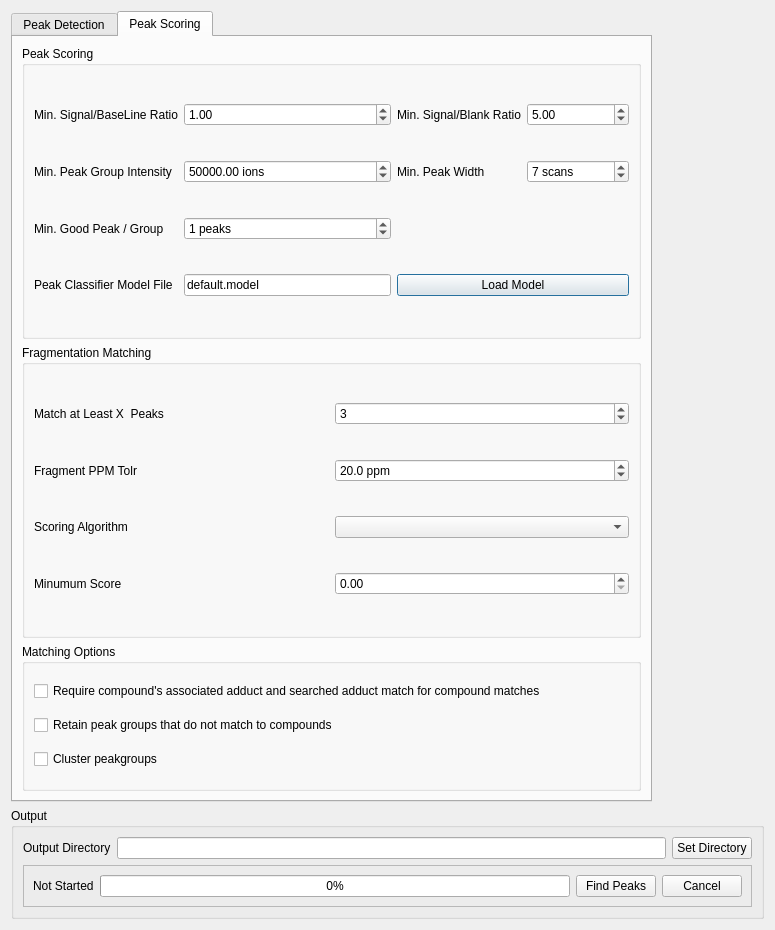
<?xml version="1.0" encoding="UTF-8"?>
<ui version="4.0">
 <class>PeakDetectionDialog</class>
 <widget class="QDialog" name="PeakDetectionDialog">
  <property name="geometry">
   <rect>
    <x>0</x>
    <y>0</y>
    <width>775</width>
    <height>930</height>
   </rect>
  </property>
  <property name="sizePolicy">
   <sizepolicy hsizetype="Minimum" vsizetype="Minimum">
    <horstretch>0</horstretch>
    <verstretch>0</verstretch>
   </sizepolicy>
  </property>
  <property name="windowTitle">
   <string>Peak Detection</string>
  </property>
  <layout class="QGridLayout" name="gridLayout_8">
   <item row="3" column="1" alignment="Qt::AlignLeft">
    <widget class="QTabWidget" name="tabWidget">
     <property name="currentIndex">
      <number>1</number>
     </property>
     <widget class="QWidget" name="tabPeakDetection">
      <attribute name="title">
       <string>Peak Detection</string>
      </attribute>
      <layout class="QGridLayout" name="gridLayout_10">
       <property name="bottomMargin">
        <number>16</number>
       </property>
       <item row="5" column="1" rowspan="4">
        <widget class="QGroupBox" name="dbOptions">
         <property name="title">
          <string>Compound Database</string>
         </property>
         <layout class="QGridLayout" name="gridLayout_2">
          <item row="0" column="1">
           <widget class="QComboBox" name="compoundDatabase"/>
          </item>
          <item row="0" column="0">
           <widget class="QLabel" name="label_3">
            <property name="text">
             <string>Compound Subset</string>
            </property>
           </widget>
          </item>
          <item row="5" column="0">
           <widget class="QLabel" name="label_11">
            <property name="text">
             <string>EIC Extraction Window  +/- PPM </string>
            </property>
           </widget>
          </item>
          <item row="6" column="0">
           <widget class="QLabel" name="label_4">
            <property name="text">
             <string>Compound Retention Time Matching Window</string>
            </property>
           </widget>
          </item>
          <item row="7" column="1">
           <widget class="QComboBox" name="peakGroupCompoundMatchPolicyBox">
            <item>
             <property name="text">
              <string>All matches</string>
             </property>
            </item>
            <item>
             <property name="text">
              <string>All matches with highest MS2 score</string>
             </property>
            </item>
            <item>
             <property name="text">
              <string>One match with highest MS2 score (earliest alphabetically)</string>
             </property>
            </item>
           </widget>
          </item>
          <item row="7" column="0">
           <widget class="QLabel" name="label_16">
            <property name="text">
             <string>Peak Group &lt;--&gt; Compound Matching Policy</string>
            </property>
           </widget>
          </item>
          <item row="5" column="1">
           <widget class="QDoubleSpinBox" name="compoundPPMWindow">
            <property name="suffix">
             <string> ppm</string>
            </property>
            <property name="maximum">
             <double>1000000.000000000000000</double>
            </property>
            <property name="value">
             <double>20.000000000000000</double>
            </property>
           </widget>
          </item>
          <item row="6" column="1">
           <widget class="QDoubleSpinBox" name="compoundRTWindow">
            <property name="prefix">
             <string/>
            </property>
            <property name="suffix">
             <string> min</string>
            </property>
            <property name="maximum">
             <double>999999999.000000000000000</double>
            </property>
            <property name="singleStep">
             <double>0.500000000000000</double>
            </property>
            <property name="value">
             <double>2.000000000000000</double>
            </property>
           </widget>
          </item>
          <item row="3" column="0">
           <widget class="QCheckBox" name="matchRt">
            <property name="text">
             <string>Match Retention Times</string>
            </property>
            <property name="checked">
             <bool>false</bool>
            </property>
           </widget>
          </item>
          <item row="3" column="1">
           <widget class="QCheckBox" name="compoundMustHaveMS2">
            <property name="text">
             <string>Must Have MS2</string>
            </property>
           </widget>
          </item>
         </layout>
        </widget>
       </item>
       <item row="1" column="1" rowspan="2">
        <widget class="QGroupBox" name="featureOptions">
         <property name="enabled">
          <bool>true</bool>
         </property>
         <property name="statusTip">
          <string/>
         </property>
         <property name="autoFillBackground">
          <bool>false</bool>
         </property>
         <property name="title">
          <string>Feature Detection</string>
         </property>
         <property name="flat">
          <bool>false</bool>
         </property>
         <property name="checkable">
          <bool>false</bool>
         </property>
         <layout class="QGridLayout" name="gridLayout">
          <item row="0" column="0">
           <widget class="QLabel" name="label_7">
            <property name="text">
             <string>Mass Domain Resolution (ppm)</string>
            </property>
           </widget>
          </item>
          <item row="0" column="1">
           <widget class="QDoubleSpinBox" name="ppmStep">
            <property name="decimals">
             <number>3</number>
            </property>
            <property name="maximum">
             <double>1000000000.000000000000000</double>
            </property>
            <property name="singleStep">
             <double>1.000000000000000</double>
            </property>
            <property name="value">
             <double>20.000000000000000</double>
            </property>
           </widget>
          </item>
          <item row="4" column="1">
           <widget class="QDoubleSpinBox" name="rtStep">
            <property name="statusTip">
             <string>mz-rt matrix binning</string>
            </property>
            <property name="prefix">
             <string/>
            </property>
            <property name="suffix">
             <string> scans</string>
            </property>
            <property name="decimals">
             <number>0</number>
            </property>
            <property name="minimum">
             <double>1.000000000000000</double>
            </property>
            <property name="maximum">
             <double>1000000.000000000000000</double>
            </property>
            <property name="singleStep">
             <double>5.000000000000000</double>
            </property>
            <property name="value">
             <double>10.000000000000000</double>
            </property>
           </widget>
          </item>
          <item row="5" column="1">
           <widget class="QCheckBox" name="featureMatchRts">
            <property name="text">
             <string>Match Retention Times</string>
            </property>
           </widget>
          </item>
          <item row="4" column="0">
           <widget class="QLabel" name="label">
            <property name="text">
             <string>Time Domain Resolution (scans)</string>
            </property>
           </widget>
          </item>
          <item row="7" column="0">
           <widget class="QCheckBox" name="reportIsotopes">
            <property name="text">
             <string>Report Isotopic Peaks</string>
            </property>
            <property name="checked">
             <bool>false</bool>
            </property>
           </widget>
          </item>
          <item row="5" column="0">
           <widget class="QCheckBox" name="featureMustHaveMs2">
            <property name="text">
             <string>Must Have MS2</string>
            </property>
            <property name="checked">
             <bool>true</bool>
            </property>
           </widget>
          </item>
         </layout>
        </widget>
       </item>
       <item row="3" column="1" rowspan="2">
        <widget class="QGroupBox" name="eicOptions">
         <property name="enabled">
          <bool>true</bool>
         </property>
         <property name="title">
          <string>EIC Processing</string>
         </property>
         <layout class="QGridLayout" name="gridLayout_5">
          <item row="3" column="1">
           <widget class="QSpinBox" name="baseline_quantile">
            <property name="suffix">
             <string> %</string>
            </property>
            <property name="prefix">
             <string/>
            </property>
            <property name="maximum">
             <number>100</number>
            </property>
            <property name="value">
             <number>80</number>
            </property>
           </widget>
          </item>
          <item row="2" column="0">
           <widget class="QLabel" name="label_14">
            <property name="text">
             <string>Peak Grouping (Max Group Rt Difference)</string>
            </property>
           </widget>
          </item>
          <item row="2" column="1">
           <widget class="QDoubleSpinBox" name="grouping_maxRtDiff">
            <property name="suffix">
             <string> min</string>
            </property>
            <property name="maximum">
             <double>1000000.000000000000000</double>
            </property>
            <property name="singleStep">
             <double>0.100000000000000</double>
            </property>
            <property name="value">
             <double>0.500000000000000</double>
            </property>
           </widget>
          </item>
          <item row="4" column="0">
           <widget class="QLabel" name="label_8">
            <property name="text">
             <string>Baseline Smoothing </string>
            </property>
           </widget>
          </item>
          <item row="0" column="1">
           <widget class="QSpinBox" name="eic_smoothingWindow">
            <property name="suffix">
             <string> scans</string>
            </property>
            <property name="prefix">
             <string/>
            </property>
            <property name="minimum">
             <number>1</number>
            </property>
            <property name="maximum">
             <number>1000000</number>
            </property>
            <property name="singleStep">
             <number>1</number>
            </property>
            <property name="value">
             <number>10</number>
            </property>
           </widget>
          </item>
          <item row="4" column="1">
           <widget class="QSpinBox" name="baseline_smoothing">
            <property name="suffix">
             <string> scans</string>
            </property>
            <property name="maximum">
             <number>1000000</number>
            </property>
            <property name="value">
             <number>5</number>
            </property>
           </widget>
          </item>
          <item row="0" column="0">
           <widget class="QLabel" name="label_13">
            <property name="text">
             <string>EIC Smoothing</string>
            </property>
           </widget>
          </item>
          <item row="3" column="0">
           <widget class="QLabel" name="label_15">
            <property name="text">
             <string>Drop top x%  intensities from chromatogram</string>
            </property>
           </widget>
          </item>
         </layout>
        </widget>
       </item>
       <item row="0" column="1">
        <widget class="QGroupBox" name="grpMassSlicingMethod">
         <property name="enabled">
          <bool>true</bool>
         </property>
         <property name="sizePolicy">
          <sizepolicy hsizetype="Preferred" vsizetype="Minimum">
           <horstretch>0</horstretch>
           <verstretch>0</verstretch>
          </sizepolicy>
         </property>
         <property name="title">
          <string>Mass Slicing Method</string>
         </property>
         <layout class="QGridLayout" name="gridLayout_13">
          <item row="0" column="0">
           <widget class="QLabel" name="lblMassSlicingMethod">
            <property name="text">
             <string>Description of Mass Slicing Method.</string>
            </property>
           </widget>
          </item>
          <item row="0" column="1">
           <widget class="QCheckBox" name="excludeIsotopicPeaks">
            <property name="text">
             <string>Exclude Isotopic Peaks</string>
            </property>
            <property name="checked">
             <bool>true</bool>
            </property>
           </widget>
          </item>
         </layout>
        </widget>
       </item>
      </layout>
     </widget>
     <widget class="QWidget" name="tabPeakScoring">
      <attribute name="title">
       <string>Peak Scoring</string>
      </attribute>
      <layout class="QGridLayout" name="gridLayout_11">
       <item row="0" column="0" rowspan="2">
        <widget class="QGroupBox" name="grpPeakScoring">
         <property name="title">
          <string>Peak Scoring</string>
         </property>
         <layout class="QGridLayout" name="gridLayout_3">
          <item row="6" column="2" colspan="2">
           <widget class="QPushButton" name="loadModelButton">
            <property name="text">
             <string>Load Model</string>
            </property>
           </widget>
          </item>
          <item row="3" column="0">
           <widget class="QLabel" name="label_6">
            <property name="text">
             <string>Min. Signal/BaseLine Ratio</string>
            </property>
           </widget>
          </item>
          <item row="3" column="2">
           <widget class="QLabel" name="label_9">
            <property name="text">
             <string>Min. Signal/Blank Ratio</string>
            </property>
           </widget>
          </item>
          <item row="4" column="3">
           <widget class="QSpinBox" name="minNoNoiseObs">
            <property name="suffix">
             <string> scans</string>
            </property>
            <property name="minimum">
             <number>1</number>
            </property>
            <property name="maximum">
             <number>1000000000</number>
            </property>
            <property name="value">
             <number>7</number>
            </property>
           </widget>
          </item>
          <item row="4" column="0">
           <widget class="QLabel" name="label_10">
            <property name="text">
             <string>Min. Peak Group Intensity</string>
            </property>
           </widget>
          </item>
          <item row="4" column="2">
           <widget class="QLabel" name="label_12">
            <property name="text">
             <string>Min. Peak Width</string>
            </property>
           </widget>
          </item>
          <item row="5" column="0">
           <widget class="QLabel" name="label_5">
            <property name="text">
             <string>Min. Good Peak / Group</string>
            </property>
           </widget>
          </item>
          <item row="6" column="1">
           <widget class="QLineEdit" name="classificationModelFilename">
            <property name="text">
             <string>default.model</string>
            </property>
           </widget>
          </item>
          <item row="6" column="0">
           <widget class="QLabel" name="label_100">
            <property name="text">
             <string>Peak Classifier Model File</string>
            </property>
           </widget>
          </item>
          <item row="4" column="1">
           <widget class="QDoubleSpinBox" name="minGroupIntensity">
            <property name="suffix">
             <string> ions</string>
            </property>
            <property name="maximum">
             <double>999999999.000000000000000</double>
            </property>
            <property name="singleStep">
             <double>10000.000000000000000</double>
            </property>
            <property name="value">
             <double>50000.000000000000000</double>
            </property>
           </widget>
          </item>
          <item row="3" column="3">
           <widget class="QDoubleSpinBox" name="sigBlankRatio">
            <property name="maximum">
             <double>9999999999.000000000000000</double>
            </property>
            <property name="singleStep">
             <double>0.010000000000000</double>
            </property>
            <property name="value">
             <double>5.000000000000000</double>
            </property>
           </widget>
          </item>
          <item row="5" column="1">
           <widget class="QSpinBox" name="minGoodGroupCount">
            <property name="suffix">
             <string> peaks</string>
            </property>
            <property name="maximum">
             <number>100000000</number>
            </property>
            <property name="value">
             <number>1</number>
            </property>
           </widget>
          </item>
          <item row="3" column="1">
           <widget class="QDoubleSpinBox" name="sigBaselineRatio">
            <property name="maximum">
             <double>9999999999.000000000000000</double>
            </property>
            <property name="singleStep">
             <double>0.010000000000000</double>
            </property>
            <property name="value">
             <double>1.000000000000000</double>
            </property>
           </widget>
          </item>
         </layout>
        </widget>
       </item>
       <item row="2" column="0" rowspan="2">
        <widget class="QGroupBox" name="grpFragMatching">
         <property name="title">
          <string>Fragmentation Matching</string>
         </property>
         <layout class="QGridLayout" name="gridLayout_9">
          <item row="0" column="0">
           <widget class="QLabel" name="label_19">
            <property name="text">
             <string>Match at Least X  Peaks</string>
            </property>
           </widget>
          </item>
          <item row="4" column="1">
           <widget class="QDoubleSpinBox" name="fragMinScore">
            <property name="maximum">
             <double>10000000.000000000000000</double>
            </property>
           </widget>
          </item>
          <item row="3" column="1">
           <widget class="QComboBox" name="fragScoringAlgorithm"/>
          </item>
          <item row="3" column="0">
           <widget class="QLabel" name="label_18">
            <property name="text">
             <string>Scoring Algorithm</string>
            </property>
           </widget>
          </item>
          <item row="1" column="0">
           <widget class="QLabel" name="label_17">
            <property name="text">
             <string>Fragment PPM Tolr</string>
            </property>
           </widget>
          </item>
          <item row="1" column="1">
           <widget class="QDoubleSpinBox" name="productPpmTolr">
            <property name="prefix">
             <string/>
            </property>
            <property name="suffix">
             <string> ppm</string>
            </property>
            <property name="decimals">
             <number>1</number>
            </property>
            <property name="minimum">
             <double>0.100000000000000</double>
            </property>
            <property name="maximum">
             <double>10000.000000000000000</double>
            </property>
            <property name="singleStep">
             <double>1.000000000000000</double>
            </property>
            <property name="value">
             <double>20.000000000000000</double>
            </property>
           </widget>
          </item>
          <item row="0" column="1">
           <widget class="QSpinBox" name="fragMinPeaks">
            <property name="suffix">
             <string/>
            </property>
            <property name="prefix">
             <string/>
            </property>
            <property name="minimum">
             <number>0</number>
            </property>
            <property name="maximum">
             <number>1000000</number>
            </property>
            <property name="value">
             <number>3</number>
            </property>
           </widget>
          </item>
          <item row="4" column="0">
           <widget class="QLabel" name="label_20">
            <property name="text">
             <string>Minumum Score</string>
            </property>
           </widget>
          </item>
         </layout>
         <zorder>productPpmTolr</zorder>
         <zorder>label_17</zorder>
         <zorder>label_19</zorder>
         <zorder>label_18</zorder>
         <zorder>fragScoringAlgorithm</zorder>
         <zorder>fragMinScore</zorder>
         <zorder>label_20</zorder>
         <zorder>fragMinPeaks</zorder>
        </widget>
       </item>
       <item row="4" column="0">
        <widget class="QGroupBox" name="grpMatchingOptions">
         <property name="title">
          <string>Matching Options</string>
         </property>
         <layout class="QGridLayout" name="gridLayout_12">
          <item row="1" column="0">
           <widget class="QCheckBox" name="chkRetainUnmatched">
            <property name="text">
             <string>Retain peak groups that do not match to compounds</string>
            </property>
           </widget>
          </item>
          <item row="0" column="0">
           <widget class="QCheckBox" name="chkRequireAdductMatch">
            <property name="text">
             <string>Require compound's associated adduct and searched adduct match for compound matches</string>
            </property>
           </widget>
          </item>
          <item row="2" column="0">
           <widget class="QCheckBox" name="chkClusterPeakgroups">
            <property name="text">
             <string>Cluster peakgroups</string>
            </property>
           </widget>
          </item>
         </layout>
        </widget>
       </item>
      </layout>
     </widget>
    </widget>
   </item>
   <item row="4" column="1">
    <widget class="QGroupBox" name="grpOutput">
     <property name="title">
      <string>Output</string>
     </property>
     <layout class="QGridLayout" name="gridLayout_7">
      <item row="0" column="0">
       <layout class="QHBoxLayout" name="horizontalLayout_2">
        <item>
         <widget class="QLabel" name="label_2">
          <property name="text">
           <string>Output Directory</string>
          </property>
         </widget>
        </item>
        <item>
         <widget class="QLineEdit" name="outputDirName"/>
        </item>
        <item>
         <widget class="QPushButton" name="setOutputDirButton">
          <property name="text">
           <string>Set Directory</string>
          </property>
         </widget>
        </item>
       </layout>
      </item>
      <item row="1" column="0">
       <widget class="QFrame" name="frameProgress">
        <property name="frameShape">
         <enum>QFrame::StyledPanel</enum>
        </property>
        <property name="frameShadow">
         <enum>QFrame::Raised</enum>
        </property>
        <layout class="QGridLayout" name="gridLayout_4">
         <item row="2" column="2">
          <widget class="QPushButton" name="computeButton">
           <property name="text">
            <string>Find Peaks</string>
           </property>
          </widget>
         </item>
         <item row="2" column="3">
          <widget class="QPushButton" name="cancelButton">
           <property name="text">
            <string>Cancel</string>
           </property>
          </widget>
         </item>
         <item row="2" column="1">
          <widget class="QProgressBar" name="progressBar">
           <property name="value">
            <number>0</number>
           </property>
          </widget>
         </item>
         <item row="2" column="0">
          <widget class="QLabel" name="statusText">
           <property name="text">
            <string>Not Started</string>
           </property>
          </widget>
         </item>
        </layout>
       </widget>
      </item>
     </layout>
    </widget>
   </item>
  </layout>
 </widget>
 <resources/>
 <connections/>
</ui>
